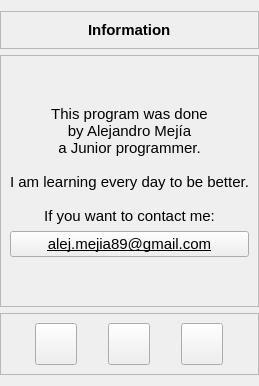
            <widget class="QWidget" name="page_4">
             <layout class="QVBoxLayout" name="verticalLayout_8">
              <property name="leftMargin">
               <number>0</number>
              </property>
              <property name="rightMargin">
               <number>0</number>
              </property>
              <item alignment="Qt::AlignTop">
               <widget class="QFrame" name="frame_19">
                <property name="sizePolicy">
                 <sizepolicy hsizetype="Preferred" vsizetype="Expanding">
                  <horstretch>0</horstretch>
                  <verstretch>0</verstretch>
                 </sizepolicy>
                </property>
                <property name="frameShape">
                 <enum>QFrame::StyledPanel</enum>
                </property>
                <property name="frameShadow">
                 <enum>QFrame::Raised</enum>
                </property>
                <layout class="QVBoxLayout" name="verticalLayout_26">
                 <item alignment="Qt::AlignHCenter|Qt::AlignTop">
                  <widget class="QLabel" name="label_16">
                   <property name="font">
                    <font>
                     <pointsize>11</pointsize>
                     <bold>true</bold>
                    </font>
                   </property>
                   <property name="text">
                    <string>Information</string>
                   </property>
                  </widget>
                 </item>
                </layout>
               </widget>
              </item>
              <item>
               <widget class="QFrame" name="frame_23">
                <property name="sizePolicy">
                 <sizepolicy hsizetype="Preferred" vsizetype="Expanding">
                  <horstretch>0</horstretch>
                  <verstretch>0</verstretch>
                 </sizepolicy>
                </property>
                <property name="frameShape">
                 <enum>QFrame::StyledPanel</enum>
                </property>
                <property name="frameShadow">
                 <enum>QFrame::Raised</enum>
                </property>
                <layout class="QVBoxLayout" name="verticalLayout_29">
                 <item>
                  <spacer name="verticalSpacer_7">
                   <property name="orientation">
                    <enum>Qt::Vertical</enum>
                   </property>
                   <property name="sizeHint" stdset="0">
                    <size>
                     <width>20</width>
                     <height>40</height>
                    </size>
                   </property>
                  </spacer>
                 </item>
                 <item>
                  <widget class="QLabel" name="label_3">
                   <property name="sizePolicy">
                    <sizepolicy hsizetype="Preferred" vsizetype="Preferred">
                     <horstretch>0</horstretch>
                     <verstretch>0</verstretch>
                    </sizepolicy>
                   </property>
                   <property name="font">
                    <font>
                     <pointsize>11</pointsize>
                     <stylestrategy>PreferDefault</stylestrategy>
                     <kerning>true</kerning>
                    </font>
                   </property>
                   <property name="text">
                    <string>This program was done 
by Alejandro Mejía
a Junior programmer.

I am learning every day to be better.

If you want to contact me:</string>
                   </property>
                   <property name="scaledContents">
                    <bool>false</bool>
                   </property>
                   <property name="alignment">
                    <set>Qt::AlignCenter</set>
                   </property>
                   <property name="wordWrap">
                    <bool>true</bool>
                   </property>
                   <property name="openExternalLinks">
                    <bool>false</bool>
                   </property>
                  </widget>
                 </item>
                 <item>
                  <widget class="QPushButton" name="gmailBtn">
                   <property name="font">
                    <font>
                     <pointsize>11</pointsize>
                     <underline>true</underline>
                    </font>
                   </property>
                   <property name="cursor">
                    <cursorShape>PointingHandCursor</cursorShape>
                   </property>
                   <property name="text">
                    <string>alej.mejia89@gmail.com</string>
                   </property>
                  </widget>
                 </item>
                 <item>
                  <spacer name="verticalSpacer_6">
                   <property name="orientation">
                    <enum>Qt::Vertical</enum>
                   </property>
                   <property name="sizeHint" stdset="0">
                    <size>
                     <width>20</width>
                     <height>40</height>
                    </size>
                   </property>
                  </spacer>
                 </item>
                </layout>
               </widget>
              </item>
              <item alignment="Qt::AlignBottom">
               <widget class="QFrame" name="frame_20">
                <property name="frameShape">
                 <enum>QFrame::StyledPanel</enum>
                </property>
                <property name="frameShadow">
                 <enum>QFrame::Raised</enum>
                </property>
                <layout class="QHBoxLayout" name="horizontalLayout_17">
                 <item>
                  <widget class="QPushButton" name="githubBtn">
                   <property name="minimumSize">
                    <size>
                     <width>42</width>
                     <height>42</height>
                    </size>
                   </property>
                   <property name="maximumSize">
                    <size>
                     <width>42</width>
                     <height>42</height>
                    </size>
                   </property>
                   <property name="cursor">
                    <cursorShape>PointingHandCursor</cursorShape>
                   </property>
                   <property name="text">
                    <string/>
                   </property>
                   <property name="icon">
                    <iconset>
                     <normaloff>../icons/github.svg</normaloff>../icons/github.svg</iconset>
                   </property>
                   <property name="iconSize">
                    <size>
                     <width>24</width>
                     <height>24</height>
                    </size>
                   </property>
                  </widget>
                 </item>
                 <item>
                  <widget class="QPushButton" name="instagramBtn">
                   <property name="minimumSize">
                    <size>
                     <width>42</width>
                     <height>42</height>
                    </size>
                   </property>
                   <property name="maximumSize">
                    <size>
                     <width>42</width>
                     <height>42</height>
                    </size>
                   </property>
                   <property name="cursor">
                    <cursorShape>PointingHandCursor</cursorShape>
                   </property>
                   <property name="text">
                    <string/>
                   </property>
                   <property name="icon">
                    <iconset>
                     <normaloff>../icons/instagram.svg</normaloff>../icons/instagram.svg</iconset>
                   </property>
                   <property name="iconSize">
                    <size>
                     <width>24</width>
                     <height>24</height>
                    </size>
                   </property>
                  </widget>
                 </item>
                 <item>
                  <widget class="QPushButton" name="facebookBtn">
                   <property name="minimumSize">
                    <size>
                     <width>42</width>
                     <height>42</height>
                    </size>
                   </property>
                   <property name="maximumSize">
                    <size>
                     <width>42</width>
                     <height>42</height>
                    </size>
                   </property>
                   <property name="cursor">
                    <cursorShape>PointingHandCursor</cursorShape>
                   </property>
                   <property name="text">
                    <string/>
                   </property>
                   <property name="icon">
                    <iconset>
                     <normaloff>../icons/facebook.svg</normaloff>../icons/facebook.svg</iconset>
                   </property>
                   <property name="iconSize">
                    <size>
                     <width>24</width>
                     <height>24</height>
                    </size>
                   </property>
                  </widget>
                 </item>
                </layout>
               </widget>
              </item>
             </layout>
            </widget>
